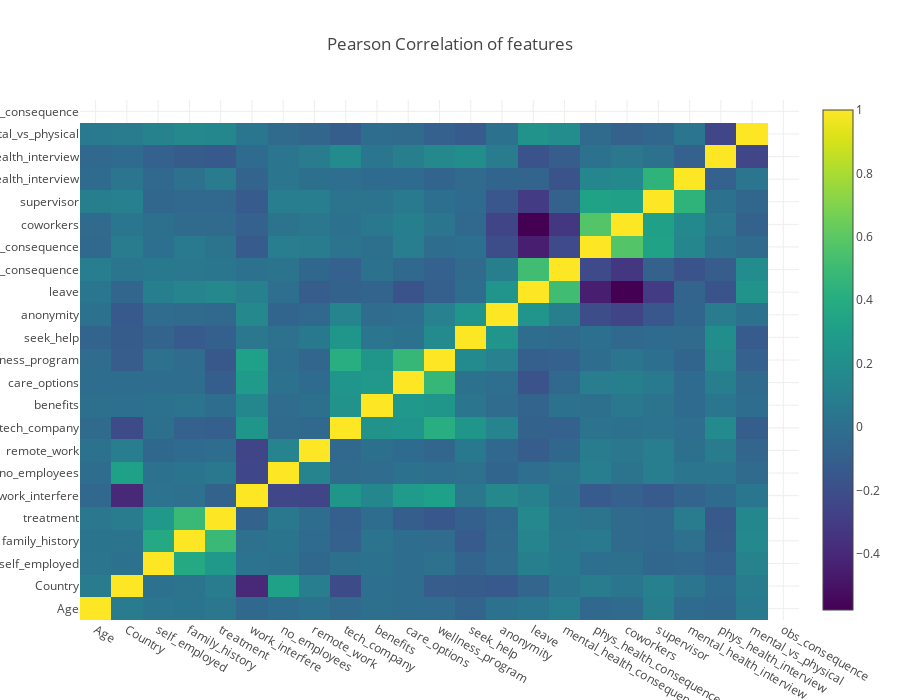

The notebook cell saved with this chart:
### Markdown cell above
##### 4.2. Heatmap for each variables

### Code cell
data = [
    go.Heatmap(
        z= df.corr().values,
        x= df.columns.values,
        y= df.columns.values,
        colorscale='Viridis',
        reversescale = False,
        text = True ,
        opacity = 1.0 )
]

layout = go.Layout(
    title='Pearson Correlation of features',
    xaxis = dict(ticks='', nticks=36),
    yaxis = dict(ticks='' ),
    width = 900, height = 700)

fig = go.Figure(data=data, layout=layout)
py.iplot(fig, filename='labelled-heatmap')

### Figure 1 — Plotly figure (JSON) as saved in the notebook; plotly's stock layout.template omitted (floating-point values rounded to 4 significant figures; data arrays with more than 128 entries replaced by an {"elided": "..."} marker saying what was removed)
{"data": [{"colorscale": "Viridis", "opacity": 1, "reversescale": false, "text": true, "type": "heatmap", "x": ["Age", "Country", "self_employed", "family_history", "treatment", "work_interfere", "no_employees", "remote_work", "tech_company", "benefits", "care_options", "wellness_program", "seek_help", "anonymity", "leave", "mental_health_consequence", "phys_health_consequence", "coworkers", "supervisor", "mental_health_interview", "phys_health_interview", "mental_vs_physical", "obs_consequence"], "y": ["Age", "Country", "self_employed", "family_history", "treatment", "work_interfere", "no_employees", "remote_work", "tech_company", "benefits", "care_options", "wellness_program", "seek_help", "anonymity", "leave", "mental_health_consequence", "phys_health_consequence", "coworkers", "supervisor", "mental_health_interview", "phys_health_interview", "mental_vs_physical", "obs_consequence"], "z": {"elided": "22x22 float values"}}], "layout": {"height": 700, "title": "Pearson Correlation of features", "width": 900, "xaxis": {"nticks": 36, "ticks": ""}, "yaxis": {"ticks": ""}}}
